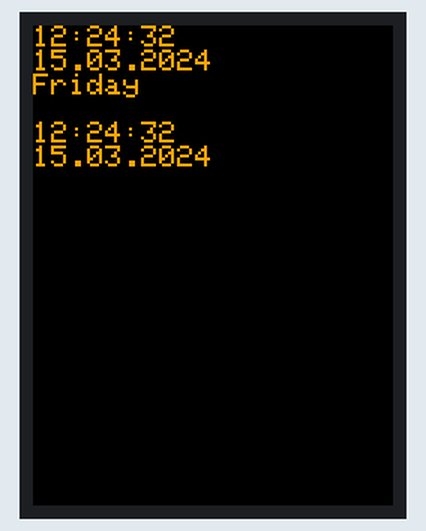
Bench run of a sketch on a simulated ESP8266 (Wemos D1 mini). Shown: 240×320 colour display. WiFi joins after 1.5 s; servers stay silent unless stated; what the sketch prints to the serial monitor is not drawn.

Above: at 2.2 s.
At 6.2 s:
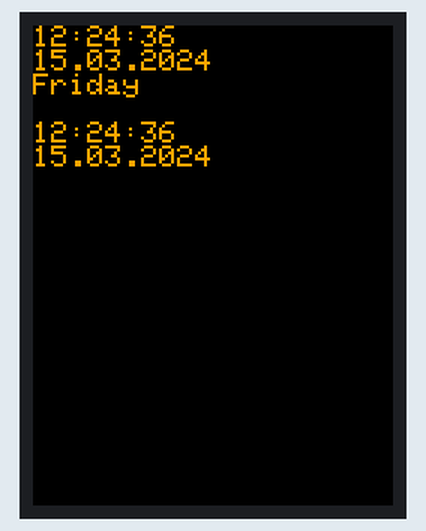
At 11.2 s:
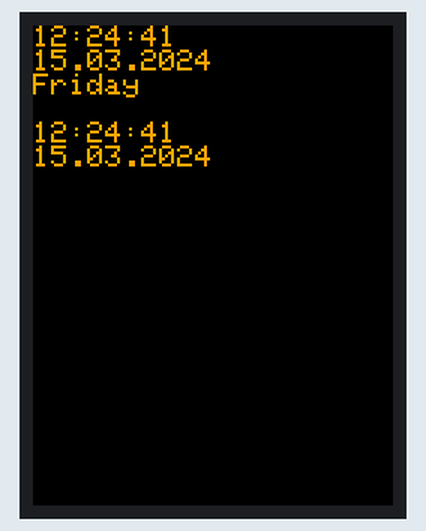
At 20.2 s:
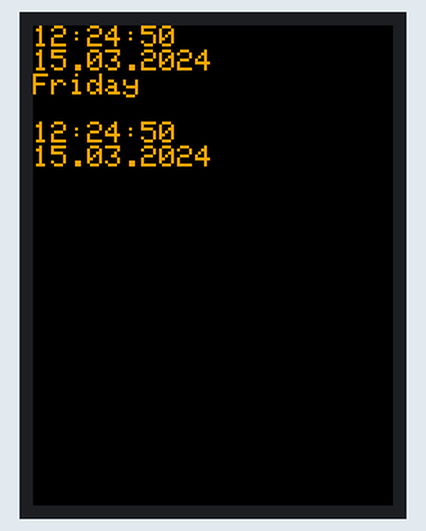
At 29.2 s:
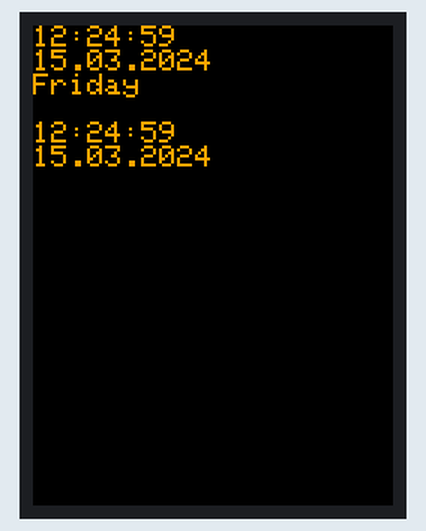
At 38.2 s:
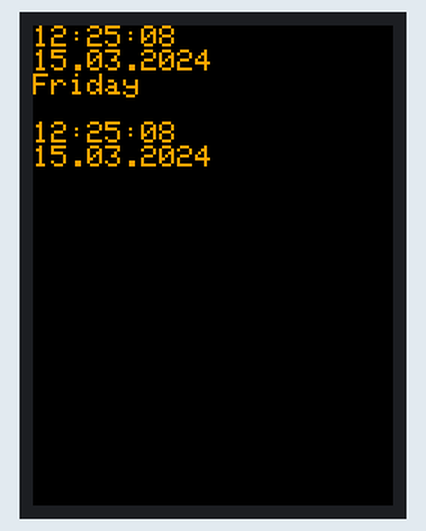

Measured:
- what the display in image 0 shows lasts 1.0 s, from 2.1 s to 3.1 s

The sketch:

2.4_TimeNTP_ESP8266WiFi.ino
```cpp
/*
   TimeNTP_ESP8266WiFi.ino
   Example showing time sync to NTP time source

   This sketch uses the ESP8266WiFi library
*/

#include <TimeLib.h>
#include <ESP8266WiFi.h>
#include <WiFiUdp.h>

#include <SPI.h>
#include <Adafruit_GFX.h>
#include <Adafruit_ILI9341.h>

const char ssid[] = "test";
const char pass[] = "1q2w3e4r";


#define TFT_CS D0  //for D1 mini or TFT I2C Connector Shield (V1.1.0 or later)
#define TFT_DC D8  //for D1 mini or TFT I2C Connector Shield (V1.1.0 or later)
#define TFT_RST -1 //for D1 mini or TFT I2C Connector Shield (V1.1.0 or later)
#define TS_CS D3   //for D1 mini or TFT I2C Connector Shield (V1.1.0 or later)

Adafruit_ILI9341 tft = Adafruit_ILI9341(TFT_CS, TFT_DC, TFT_RST);

// NTP Servers:
//static const char ntpServerName[] = "us.pool.ntp.org";
static const char ntpServerName[] = "ntp.comnet.bg";
//static const char ntpServerName[] = "time-a.timefreq.bldrdoc.gov";
//static const char ntpServerName[] = "time-b.timefreq.bldrdoc.gov";
//static const char ntpServerName[] = "time-c.timefreq.bldrdoc.gov";

const int timeZone = 2;     // Central European Time
//const int timeZone = -5;  // Eastern Standard Time (USA)
//const int timeZone = -4;  // Eastern Daylight Time (USA)
//const int timeZone = -8;  // Pacific Standard Time (USA)
//const int timeZone = -7;  // Pacific Daylight Time (USA)


WiFiUDP Udp;
unsigned int localPort = 8888;  // local port to listen for UDP packets

time_t getNtpTime();
void digitalClockDisplay();
void printDigits(int digits);
void printTftDigits(int digit);
void sendNTPpacket(IPAddress &address);

void setup()
{
  Serial.begin(9600);

  tft.begin();
  tft.fillScreen(ILI9341_BLACK);

  while (!Serial) ; // Needed for Leonardo only
  delay(250);
  Serial.println("TimeNTP Example");
  Serial.print("Connecting to ");
  Serial.println(ssid);
  WiFi.begin(ssid, pass);

  while (WiFi.status() != WL_CONNECTED) {
    delay(500);
    Serial.print(".");
  }

  Serial.print("IP number assigned by DHCP is ");
  Serial.println(WiFi.localIP());
  Serial.println("Starting UDP");
  Udp.begin(localPort);
  Serial.print("Local port: ");
  Serial.println(Udp.localPort());
  Serial.println("waiting for sync");
  setSyncProvider(getNtpTime);
  setSyncInterval(300);
}

time_t prevDisplay = 0; // when the digital clock was displayed

void loop()
{
  if (timeStatus() != timeNotSet)
  {
    if (now() != prevDisplay)
    { //update the display only if time has changed
      prevDisplay = now();
      digitalClockDisplay();
      TFTClockDisplay();
    }
  }
}


void TFTClockDisplay()
{
  tft.setRotation(2);
  tft.setTextColor(ILI9341_ORANGE, ILI9341_BLACK);
  tft.setTextSize(2);
  tft.setCursor(0, 0);

  hour() < 10 ?  tft.print("0" + (String)hour()) : tft.print(hour());
  tft.print(":");
  minute() < 10 ?  tft.print("0" + (String)minute()) : tft.print(minute());
  tft.print(":");
  second() < 10 ?  tft.print("0" + (String)second()) : tft.print(second());
  tft.println(" ");
  day() < 10 ?  tft.print("0" + (String)day()) : tft.print(day());
  tft.print(".");
  month() < 10 ?  tft.print("0" + (String)month()) : tft.print(month());
  tft.print(".");
  year() < 10 ?  tft.print("0" + (String)year()) : tft.print(year());
  tft.println(" ");

  if (weekday() == 1) tft.println("Sunday");
  if (weekday() == 2) tft.println("Monday");
  if (weekday() == 3) tft.println("Tuesday");
  if (weekday() == 4) tft.println("Wednesday");
  if (weekday() == 5) tft.println("Thursday");
  if (weekday() == 6) tft.println("Friday");
  if (weekday() == 7) tft.println("Saturday");
  tft.println(" ");

  printTftDigit(hour());
  tft.print(":");
  printTftDigit(minute());
  tft.print(":");
  printTftDigit(second());
  tft.println(" ");

  printTftDigit(day());
  tft.print(".");
  printTftDigit(month());
  tft.print(".");
  printTftDigit(year());
  tft.println(" ");

  //  tft.println("TEXT TEXT");
  //  tft.drawLine(60,70,80,90,ILI9341_WHITE);
  //  tft.fillCircle(120, 220, 60, ILI9341_WHITE);
}


void digitalClockDisplay()
{
  // digital clock display of the time
  Serial.print(hour());
  printDigits(minute());
  printDigits(second());
  Serial.print(" ");
  Serial.print(day());
  Serial.print(".");
  Serial.print(month());
  Serial.print(".");
  Serial.print(year());
  Serial.println();
}

void printDigits(int digits)
{
  // utility for digital clock display: prints preceding colon and leading 0
  Serial.print(":");
  if (digits < 10)
    Serial.print('0');
  Serial.print(digits);
}

void printTftDigit(int digit)
{
  // utility for digital clock display: prints preceding colon and leading 0
  if (digit < 10)
    tft.print('0');
  tft.print(digit);
}


/*-------- NTP code ----------*/

const int NTP_PACKET_SIZE = 48; // NTP time is in the first 48 bytes of message
byte packetBuffer[NTP_PACKET_SIZE]; //buffer to hold incoming & outgoing packets

time_t getNtpTime()
{
  IPAddress ntpServerIP; // NTP server's ip address

  while (Udp.parsePacket() > 0) ; // discard any previously received packets
  Serial.println("Transmit NTP Request");
  // get a random server from the pool
  WiFi.hostByName(ntpServerName, ntpServerIP);
  Serial.print(ntpServerName);
  Serial.print(": ");
  Serial.println(ntpServerIP);
  sendNTPpacket(ntpServerIP);
  uint32_t beginWait = millis();
  while (millis() - beginWait < 1500) {
    int size = Udp.parsePacket();
    if (size >= NTP_PACKET_SIZE) {
      Serial.println("Receive NTP Response");
      Udp.read(packetBuffer, NTP_PACKET_SIZE);  // read packet into the buffer
      unsigned long secsSince1900;
      // convert four bytes starting at location 40 to a long integer
      secsSince1900 =  (unsigned long)packetBuffer[40] << 24;
      secsSince1900 |= (unsigned long)packetBuffer[41] << 16;
      secsSince1900 |= (unsigned long)packetBuffer[42] << 8;
      secsSince1900 |= (unsigned long)packetBuffer[43];
      return secsSince1900 - 2208988800UL + timeZone * SECS_PER_HOUR;
    }
  }
  Serial.println("No NTP Response :-(");
  return 0; // return 0 if unable to get the time
}

// send an NTP request to the time server at the given address
void sendNTPpacket(IPAddress &address)
{
  // set all bytes in the buffer to 0
  memset(packetBuffer, 0, NTP_PACKET_SIZE);
  // Initialize values needed to form NTP request
  // (see URL above for details on the packets)
  packetBuffer[0] = 0b11100011;   // LI, Version, Mode
  packetBuffer[1] = 0;     // Stratum, or type of clock
  packetBuffer[2] = 6;     // Polling Interval
  packetBuffer[3] = 0xEC;  // Peer Clock Precision
  // 8 bytes of zero for Root Delay & Root Dispersion
  packetBuffer[12] = 49;
  packetBuffer[13] = 0x4E;
  packetBuffer[14] = 49;
  packetBuffer[15] = 52;
  // all NTP fields have been given values, now
  // you can send a packet requesting a timestamp:
  Udp.beginPacket(address, 123); //NTP requests are to port 123
  Udp.write(packetBuffer, NTP_PACKET_SIZE);
  Udp.endPacket();
}
```
